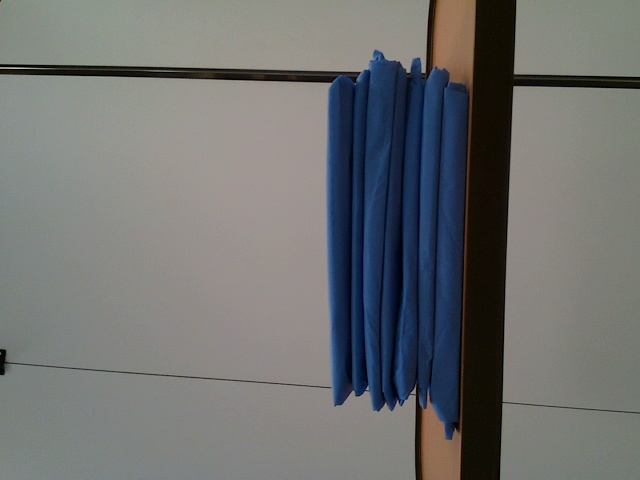
#> input picture examples/gowns_shelf.png, 640 x 480 px
$ python -i bag_detection.py   (imports and definitions only)
#> lines starting #> are read from the running program, lines starting #| are printed output that depends on the picture; after the words box and inside, x2 and y2 are one past the last pixel; in counts of white or black regions, pixels touching at a corner belong together
#> further down, picture is the input picture: shape (480, 640, 3); mean B, G, R 112.2, 112.5, 110.9
import cv2
import numpy as np
from datetime import datetime

# ---------------------------------------------------------------
# --- Utility functions -----------------------------------------
# ---------------------------------------------------------------
def expand_bounding_box(box, image_width, image_height, scale=1.1):
    x0, y0, x1, y1 = box
    cx = (x0 + x1) / 2
    cy = (y0 + y1) / 2
    w = (x1 - x0) * scale
    h = (y1 - y0) * scale
    x0 = int(cx - w / 2)
    y0 = int(cy - h / 2)
    x1 = int(cx + w / 2)
    y1 = int(cy + h / 2)
    x0 = max(0, x0)
    y0 = max(0, y0)
    x1 = min(image_width, x1)
    y1 = min(image_height, y1)
    return x0, y0, x1, y1


def get_bag_pose_from_array(
    img_array,
    gauss_size=7,
    canny_thresh=(50, 150),
    closing_kernel_size=30
):
#> called with gauss_size = 7, canny_thresh = (50, 150), closing_kernel_size = 30
    gray = cv2.cvtColor(img_array, cv2.COLOR_BGR2GRAY)
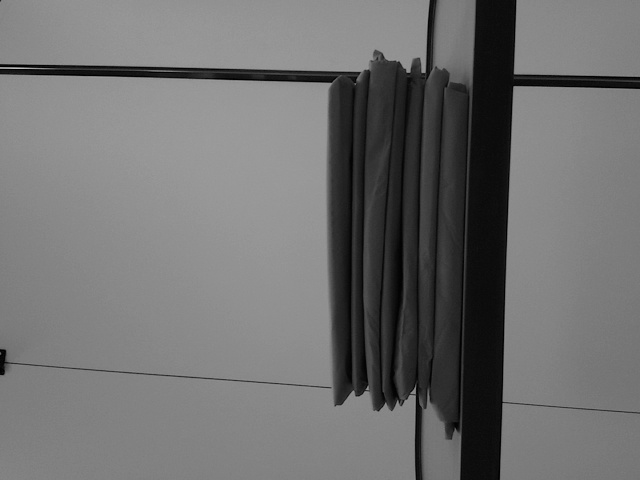
#> gray: shape (480, 640); min 0, max 190, mean 112

    # --- Preprocessing ---
    blur = cv2.GaussianBlur(gray, (gauss_size, gauss_size), 0)
    edges = cv2.Canny(blur, *canny_thresh)
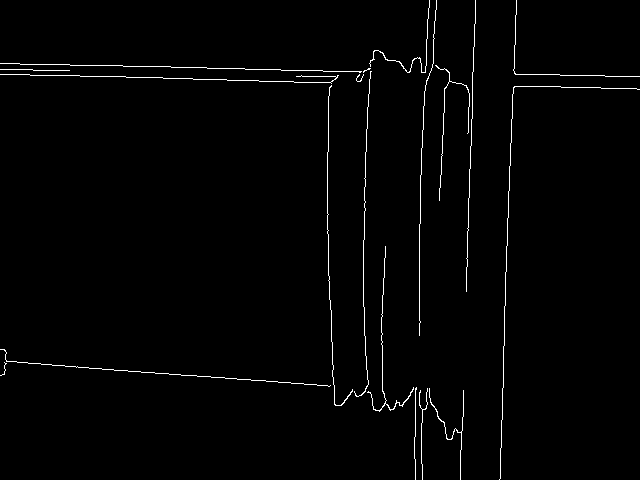
#> edges: shape (480, 640); 1.4% white in thin lines or dots

    # --- Small morphological closing ---
    kernel = cv2.getStructuringElement(cv2.MORPH_ELLIPSE, (closing_kernel_size, closing_kernel_size))
    closed = cv2.morphologyEx(edges, cv2.MORPH_CLOSE, kernel)
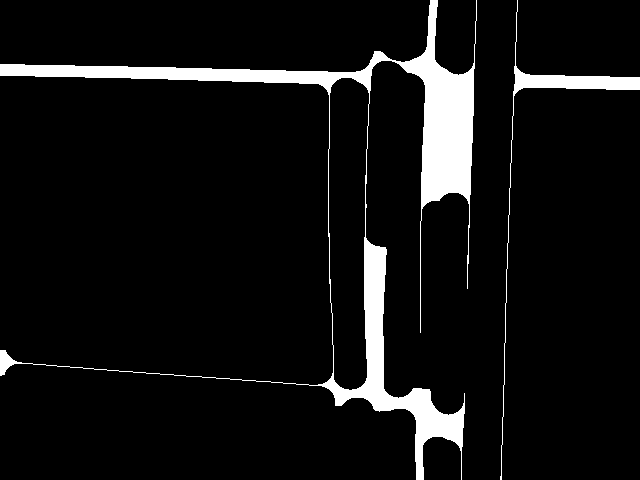
#> closed: shape (480, 640); 7.2% white; 2 white regions

    # --- Contours ---
    contours, _ = cv2.findContours(closed, cv2.RETR_EXTERNAL, cv2.CHAIN_APPROX_SIMPLE)
#> contours = 2 contours; box (x1, y1, x2, y2) and area: (0, 0, 477, 480) 28658, (500, 0, 640, 480) 1589
    if not contours:
        raise RuntimeError("No contours found in cropped image")

    contour_info = [(c, cv2.boundingRect(c)) for c in contours]
#> contour_info = 2 items
    contour_info.sort(key=lambda x: x[1][2] * x[1][3], reverse=True)
    top_contour = contour_info[0][0]
#> top_contour = contour of 536 points, box (x1, y1, x2, y2) (0, 0, 477, 480), area 28658

    # --- Rotated bounding box ---
    rect = cv2.minAreaRect(top_contour)
#> rect = ((238, 239.5), (479, 476), -90)
    box = cv2.boxPoints(rect).astype(int)
#> box = [[476, 479], [0, 479], [0, 0], [476, 0]]
    (cx, cy), (w, h), angle = rect
#> cx = 238; cy = 239.5; w = 479; h = 476; angle = -90

    # --- Offset point computation ---
    rect_pts = np.array(cv2.boxPoints(rect))
#> rect_pts = [[476, 479], [-1.47e-14, 479], [0, 0], [476, 0]]
    rect_pts = rect_pts[np.lexsort((rect_pts[:, 1], rect_pts[:, 0]))]
#> rect_pts = [[-1.47e-14, 479], [0, 0], [476, 0], [476, 479]]
    left_pts = rect_pts[:2]
#> left_pts = [[-1.47e-14, 479], [0, 0]]
    right_pts = rect_pts[2:]
#> right_pts = [[476, 0], [476, 479]]
    left_pts = left_pts[np.argsort(left_pts[:, 1])]
#> left_pts = [[0, 0], [-1.47e-14, 479]]
    right_pts = right_pts[np.argsort(right_pts[:, 1])]
    top_left, bottom_left = left_pts
#> top_left = [0, 0]; bottom_left = [-1.47e-14, 479]
    top_right, bottom_right = right_pts
#> top_right = [476, 0]; bottom_right = [476, 479]

    width_vec = top_right - top_left
#> width_vec = [476, 0]
    height_vec = bottom_left - top_left
#> height_vec = [-1.47e-14, 479]
    offset_point = top_left + 0.5 * width_vec
#> offset_point = [238, 0]
    offset_point = tuple(map(int, offset_point))
#> offset_point = (238, 0)

    # --- Build debug visualization (if enabled) ---
    vis_tl = cv2.cvtColor(blur, cv2.COLOR_GRAY2BGR)
    vis_tr = cv2.cvtColor(edges, cv2.COLOR_GRAY2BGR)
#> vis_tr: shape (480, 640, 3); 1.4% white in thin lines or dots
    vis_bl = cv2.cvtColor(closed, cv2.COLOR_GRAY2BGR)
#> vis_bl: shape (480, 640, 3); 7.2% white; 2 white regions, box (x1, y1, x2, y2) and area: (0, 0, 477, 480) 19803, (500, 0, 640, 480) 2186
    vis_br = img_array.copy()
    cv2.drawContours(vis_br, [top_contour], -1, (0, 0, 255), 2)
    cv2.drawContours(vis_br, [box], 0, (255, 255, 0), 1)
    cv2.circle(vis_br, offset_point, 6, (0, 255, 255), -1)
#> vis_br: shape (480, 640, 3); mean B, G, R 110.6, 111.1, 116
    cv2.putText(vis_br, f"{angle:.2f} deg", (10, 30),
                cv2.FONT_HERSHEY_SIMPLEX, 1, (0, 255, 0), 2)
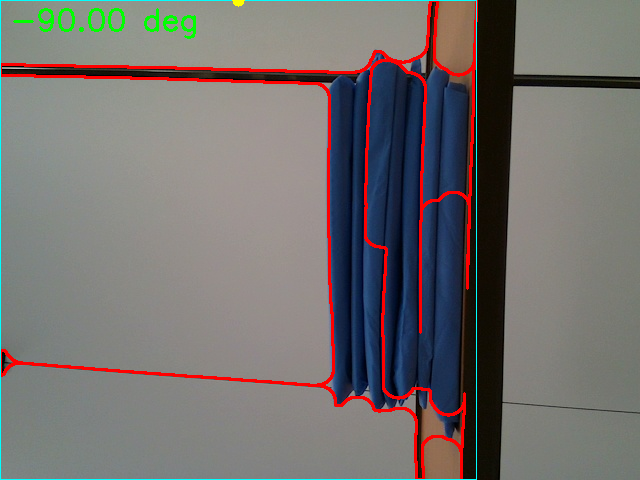
#> vis_br: shape (480, 640, 3); mean B, G, R 110, 111.6, 115.4

    top_row = np.hstack([vis_tl, vis_tr])
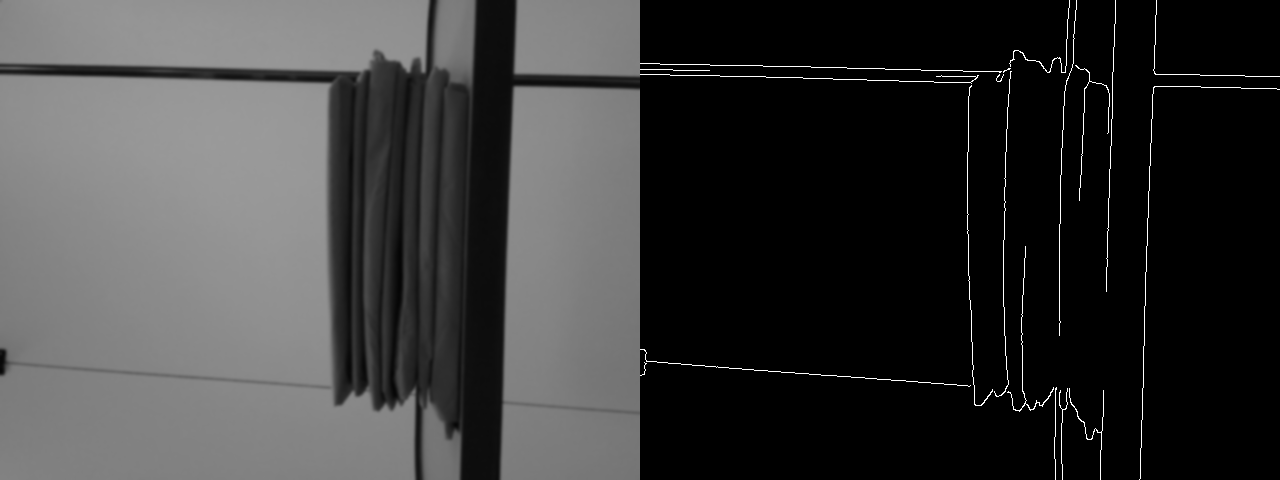
#> top_row: shape (480, 1280, 3); min 0, max 255, mean 57.8
    bottom_row = np.hstack([vis_bl, vis_br])
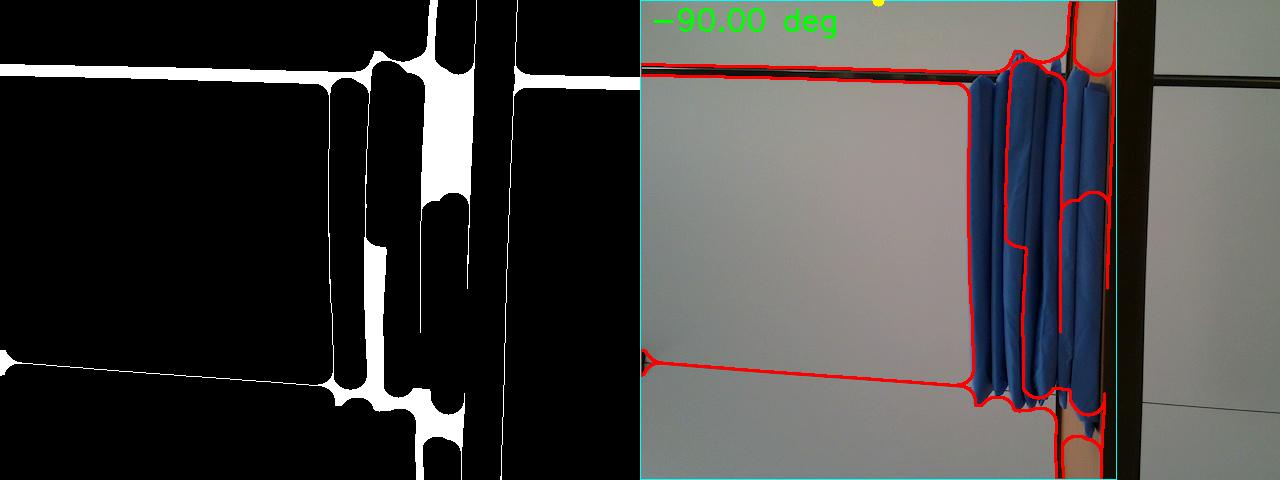
#> bottom_row: shape (480, 1280, 3); mean B, G, R 64.1, 64.9, 66.8
    vis = np.vstack([top_row, bottom_row])

    cv2.putText(vis, datetime.now().strftime('%H:%M:%S.%f')[:-3], (5, 30), cv2.FONT_HERSHEY_SIMPLEX, 1, (255, 255, 255), 2)
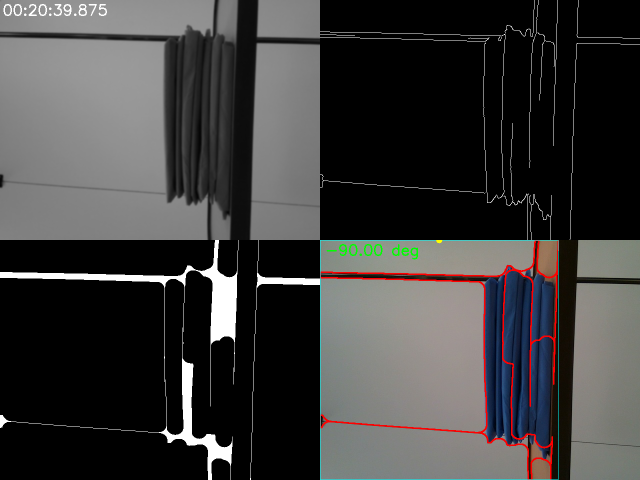
#> vis: shape (960, 1280, 3) (shown at 1/2 size); mean B, G, R 61.1, 61.5, 62.5

    return angle, box, offset_point, top_contour, vis

>>> import cv2
>>> picture = cv2.imread('../../../../examples/gowns_shelf.png')
>>> result = get_bag_pose_from_array(picture)
#> result = 5 items
